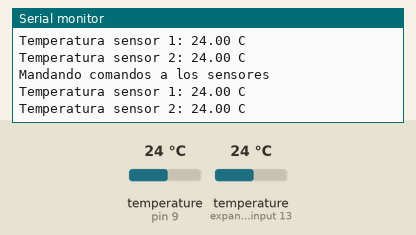
Bench run of a sketch on a simulated Arduino Uno, built with avr-gcc and run on an emulated ATmega328P. On the bench: the last lines printed to the serial monitor. The inputs (shaded band) are chosen by the test bench; at power-on: temperature (sensors on pin 9, expander input 13) 24 °C.

Above: at 3.3 s.
3.4 s: temperature (sensor on pin 9) set to 12 °C
At 4.2 s:
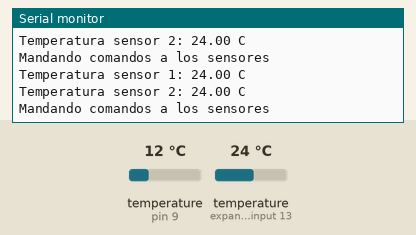
5.9 s: temperature (sensor on expander input 13) set to 12 °C
At 6.7 s:
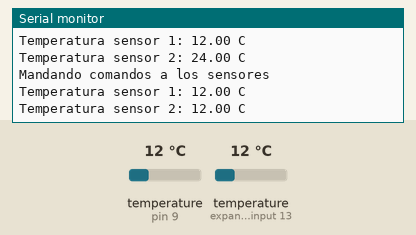
8.4 s: temperature (sensor on pin 9) set to 19 °C
At 10.2 s:
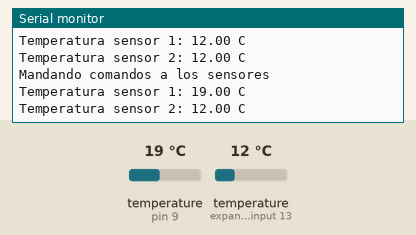
10.9 s: temperature (sensor on expander input 13) set to 19 °C
At 11.9 s:
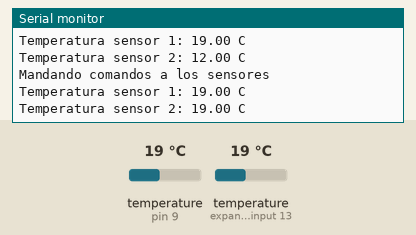
Timing chart, 0 to 13.9 s (numbered marks = the images above; inputs shaded):
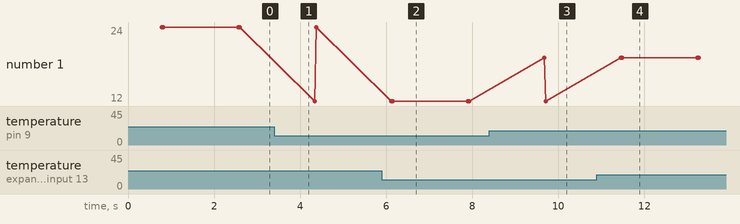

Measured:
- after the input at 5.9 s, the serial monitor: prints a new line after 0.26 s (image 2)
- after the input at 8.4 s, the serial monitor: prints a new line after 1.3 s (image 3)
- after the input at 10.9 s, the serial monitor: prints a new line after 0.59 s (image 4)

The sketch:

Temp.ino
```cpp
#include <OneWire.h>
#include <DallasTemperature.h>

// Pin donde se conecta el bus 1-Wire
const int pinDatosDQ = 9;

// Instancia a las clases OneWire y DallasTemperature
OneWire oneWireObjeto(pinDatosDQ);
DallasTemperature sensorDS18B20(&oneWireObjeto);

// Variables con las direcciones únicas de los 4 sensores DS18B20
DeviceAddress sensorTina_1  = {0x28 ,0xFF ,0x81 ,0xD4 ,0x63 ,0x15 ,0x02 ,0xAF};
DeviceAddress sensorTina_2 = {0x28 ,0xFF ,0x3A ,0xA8 ,0x63 ,0x15 ,0x02 ,0x2A};

void setup()
{
  // Iniciamos la comunicación serie
  Serial.begin(9600);
  // Iniciamos el bus 1-Wire
  sensorDS18B20.begin();

  // Buscamos los sensores conectados
  Serial.println("Buscando dispositivos...");
  Serial.println("Encontrados: ");
  Serial.print(sensorDS18B20.getDeviceCount());
  Serial.println(" sensores");
}

void loop()
{
  // Mandamos comandos para toma de temperatura a los sensores
  Serial.println("Mandando comandos a los sensores");
  sensorDS18B20.requestTemperatures();

  // Leemos y mostramos los datos de los sensores DS18B20 por dirección única
  Serial.print("Temperatura sensor 1: ");
  Serial.print(sensorDS18B20.getTempC(sensorTina_1));
  Serial.println(" C");
  Serial.print("Temperatura sensor 2: ");
  Serial.print(sensorDS18B20.getTempC(sensorTina_2));
  Serial.println(" C");

  delay(1000);
}
```
